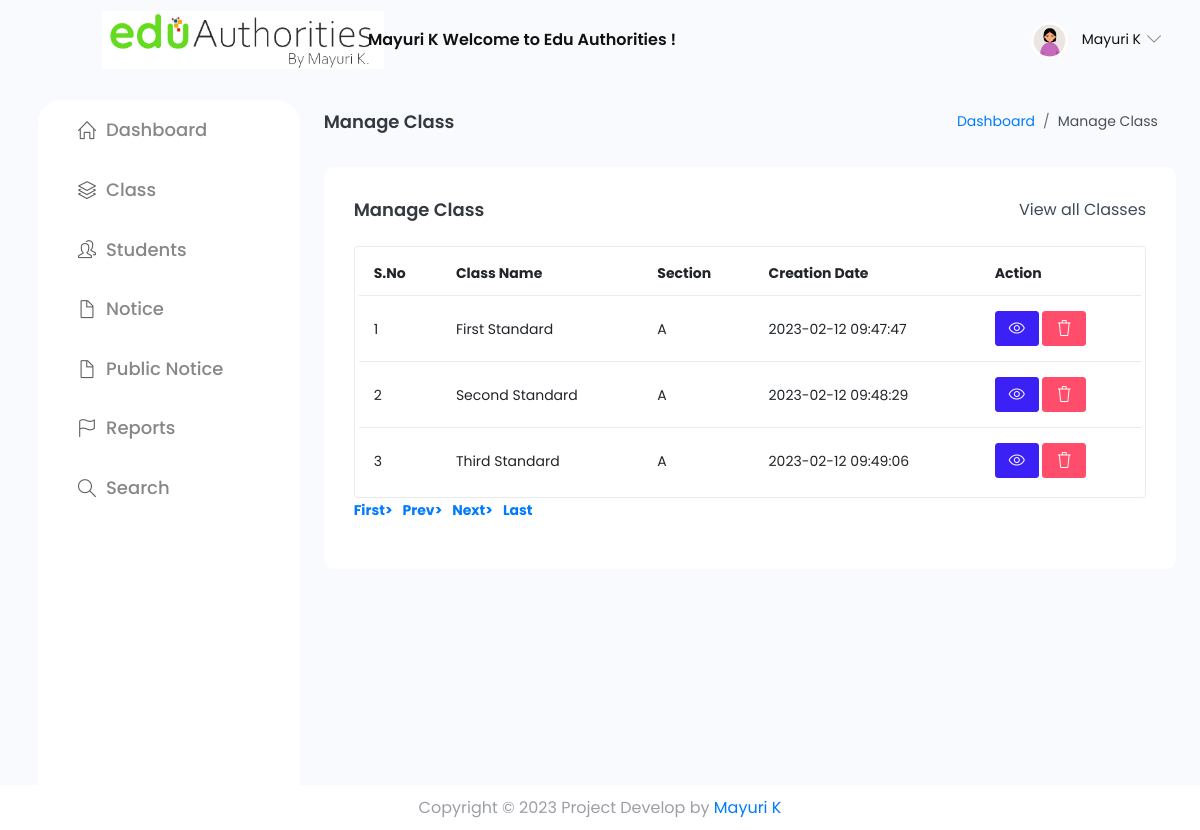
/manage-class.php (signed in), run on the app's committed database.
### tables this page shows
CREATE TABLE `tblclass` (
  `ID` int(5) NOT NULL,
  `ClassName` varchar(50) DEFAULT NULL,
  `Section` varchar(20) DEFAULT NULL,
  `CreationDate` timestamp NULL DEFAULT current_timestamp()
);

### manage-class.php (the view, shortened to what this page needs)
<?php
include('includes/dbconnection.php');
if (strlen($_SESSION['sturecmsaid']==0)) {
  header('location:logout.php');
  } else{
?>
     <?php include_once('includes/header.php');?>
      <div class="container-fluid page-body-wrapper">
        <?php include_once('includes/sidebar.php');?>
        <div class="main-panel">
          <div class="content-wrapper">
             <div class="page-header">
              <h3 class="page-title"> Manage Class </h3>
              <nav aria-label="breadcrumb">
                <ol class="breadcrumb">
                  <li class="breadcrumb-item"><a href="dashboard.php">Dashboard</a></li>
                  <li class="breadcrumb-item active" aria-current="page"> Manage Class</li>
                </ol>
              </nav>
            </div>
            <div class="row">
              <div class="col-md-12 grid-margin stretch-card">
                <div class="card">
                  <div class="card-body">
                    <div class="d-sm-flex align-items-center mb-4">
                      <h4 class="card-title mb-sm-0">Manage Class</h4>
                      <a href="#" class="text-dark ml-auto mb-3 mb-sm-0"> View all Classes</a>
                    </div>
                    <div class="table-responsive border rounded p-1">
                      <table class="table">
                        <thead>
                          <tr>
                            <th class="font-weight-bold">S.No</th>
                            <th class="font-weight-bold">Class Name</th>
                            <th class="font-weight-bold">Section</th>
                            <th class="font-weight-bold">Creation Date</th>
                            <th class="font-weight-bold">Action</th>
                          </tr>
                        </thead>
                        <tbody>
                           <?php
                           if (isset($_GET['pageno'])) {
            $pageno = $_GET['pageno'];
        } else {
            $pageno = 1;
        }
        $no_of_records_per_page =15;
        $offset = ($pageno-1) * $no_of_records_per_page;
       $ret = "SELECT ID FROM tblclass";
$query1 = $dbh -> prepare($ret);
$query1->execute();
$total_rows=$query1->rowCount();
$total_pages = ceil($total_rows / $no_of_records_per_page);
$sql="SELECT * from tblclass LIMIT $offset, $no_of_records_per_page";
$query = $dbh -> prepare($sql);
$query->execute();
$results=$query->fetchAll(PDO::FETCH_OBJ);
$cnt=1;
if($query->rowCount() > 0)
{
foreach($results as $row)
{               ?>
                          <tr>
                            <td><?php echo htmlentities($cnt);?></td>
                            <td><?php  echo htmlentities($row->ClassName);?></td>
                            <td><?php  echo htmlentities($row->Section);?></td>
                            <td><?php  echo htmlentities($row->CreationDate);?></td>
                            <td>
                              <a href="edit-class-detail.php?editid=<?php echo htmlentities ($row->ID);?>" class="btn btn-primary btn-sm"><i class="icon-eye"></i></a>
                                               <a href="manage-class.php?delid=<?php echo ($row->ID);?>" onclick="return confirm('Do you really want to Delete ?');" class="btn btn-danger btn-sm"> <i class="icon-trash"></i></a>
                            </td>
                          </tr><?php $cnt=$cnt+1;}} ?>
                        </tbody>
                      </table>
                    </div>
                    <div align="left">
    <ul class="pagination" >
        <li><a href="?pageno=1"><strong>First></strong></a></li>
        <li class="<?php if($pageno <= 1){ echo 'disabled'; } ?>">
            <a href="<?php if($pageno <= 1){ echo '#'; } else { echo "?pageno=".($pageno - 1); } ?>"><strong style="padding-left: 10px">Prev></strong></a>
        </li>
        <li class="<?php if($pageno >= $total_pages){ echo 'disabled'; } ?>">
            <a href="<?php if($pageno >= $total_pages){ echo '#'; } else { echo "?pageno=".($pageno + 1); } ?>"><strong style="padding-left: 10px">Next></strong></a>
        </li>
        <li><a href="?pageno=<?php echo $total_pages; ?>"><strong style="padding-left: 10px">Last</strong></a></li>
    </ul>
</div>
                  </div>
                </div>
              </div>
            </div>
          </div>
         <?php include_once('includes/footer.php');?>
    <?php }  ?>

### includes/header.php (shortened to what this page needs)
<!DOCTYPE html>
<html lang="en">
  <head>
    <link rel="stylesheet" href="assets/vendors/simple-line-icons/css/simple-line-icons.css">
    <link rel="stylesheet" href="assets/vendors/flag-icon-css/css/flag-icon.min.css">
    <link rel="stylesheet" href="assets/vendors/css/vendor.bundle.base.css">
    <link rel="stylesheet" href="assets/vendors/daterangepicker/daterangepicker.css">
    <link rel="stylesheet" href="assets/vendors/chartist/chartist.min.css">
    <link rel="stylesheet" href="assets/vendors/select2/select2.min.css">
    <link rel="stylesheet" href="assets/vendors/select2-bootstrap-theme/select2-bootstrap.min.css">
    <link rel="stylesheet" href="assets/css/style.css" />
  </head>
  <body>
    <div class="container-scroller">
 <nav class="navbar default-layout-navbar col-lg-12 col-12 p-0 fixed-top d-flex flex-row">
        <div class="navbar-brand-wrapper d-flex align-items-center">
          <a class="navbar-brand brand-logo ml-auto text-right" href="dashboard.php">
            <img src="assets/images/logo.png" alt="logo" />
          </a>
        </div><?php
         $aid= $_SESSION['sturecmsaid'];
$sql="SELECT * from tbladmin where ID=:aid";
$query = $dbh -> prepare($sql);
$query->bindParam(':aid',$aid,PDO::PARAM_STR);
$query->execute();
$results=$query->fetchAll(PDO::FETCH_OBJ);
$cnt=1;
if($query->rowCount() > 0)
{
foreach($results as $row)
{               ?>
        <div class="navbar-menu-wrapper d-flex align-items-center flex-grow-1">
          <h5 class="mb-0 font-weight-medium d-none d-lg-flex mx-auto"><?php  echo htmlentities($row->AdminName);?> Welcome to Edu Authorities !</h5>
          <ul class="navbar-nav navbar-nav-right ml-auto">
            <li class="nav-item dropdown d-none d-xl-inline-flex user-dropdown">
              <a class="nav-link dropdown-toggle" id="UserDropdown" href="#" data-toggle="dropdown" aria-expanded="false">
                <img class="img-xs rounded-circle ml-2" src="assets/images/faces/face8.jpg" alt="Profile image"> <span class="font-weight-normal"> <?php  echo htmlentities($row->AdminName);?> </span></a>
                <?php $cnt=$cnt+1;}} ?>
            </li>
          </ul>
        </div>
      </nav>

### includes/sidebar.php (shortened to what this page needs)
<nav class="sidebar sidebar-offcanvas" id="sidebar">
          <ul class="nav">
            <li class="nav-item">
              <a class="nav-link" href="dashboard.php">
              <i class="icon-home menu-icon"></i>
                <span class="menu-title">Dashboard</span>
              </a>
            </li>
            <li class="nav-item">
              <a class="nav-link" data-toggle="collapse" href="#ui-basic" aria-expanded="false" aria-controls="ui-basic">
                <i class="icon-layers menu-icon"></i>
                <span class="menu-title">Class</span>
              </a>
            </li>
            <li class="nav-item">
              <a class="nav-link" data-toggle="collapse" href="#ui-basic1" aria-expanded="false" aria-controls="ui-basic1">
                <i class="icon-people menu-icon"></i>
                <span class="menu-title">Students</span>
              </a>
            </li>
            <li class="nav-item">
              <a class="nav-link" data-toggle="collapse" href="#auth" aria-expanded="false" aria-controls="auth">
                <i class="icon-doc menu-icon"></i>
                <span class="menu-title">Notice</span>
              </a>
            </li>
            <li class="nav-item">
              <a class="nav-link" data-toggle="collapse" href="#auth1" aria-expanded="false" aria-controls="auth">
                <i class="icon-doc menu-icon"></i>
                <span class="menu-title">Public Notice</span>
              </a>
              <li class="nav-item">
              <a class="nav-link" href="between-dates-reports.php">
              <i class="icon-flag menu-icon"></i>
              <span class="menu-title">Reports</span>
              </a>
            </li>
            <li class="nav-item">
              <a class="nav-link" href="search.php">
                <i class="icon-magnifier menu-icon"></i>
                <span class="menu-title">Search</span>
              </a>
            </li>
            </li>
          </ul>
        </nav>

### includes/footer.php (shortened to what this page needs)
  </body>
</html>

### data on the page
tblclass: ClassName "First Standard", Section "A", CreationDate "2023-02-12 09:47:47"
tblclass: ClassName "Second Standard", Section "A", CreationDate "2023-02-12 09:48:29"
tblclass: ClassName "Third Standard", Section "A", CreationDate "2023-02-12 09:49:06"

### other printed values
$row->AdminName "Mayuri K"
